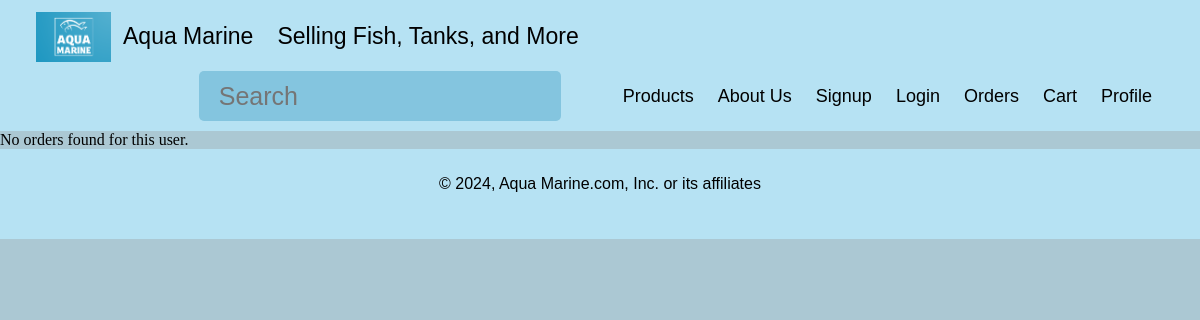
/Capstone/admin.php, run on an earlier commit of the app's database.
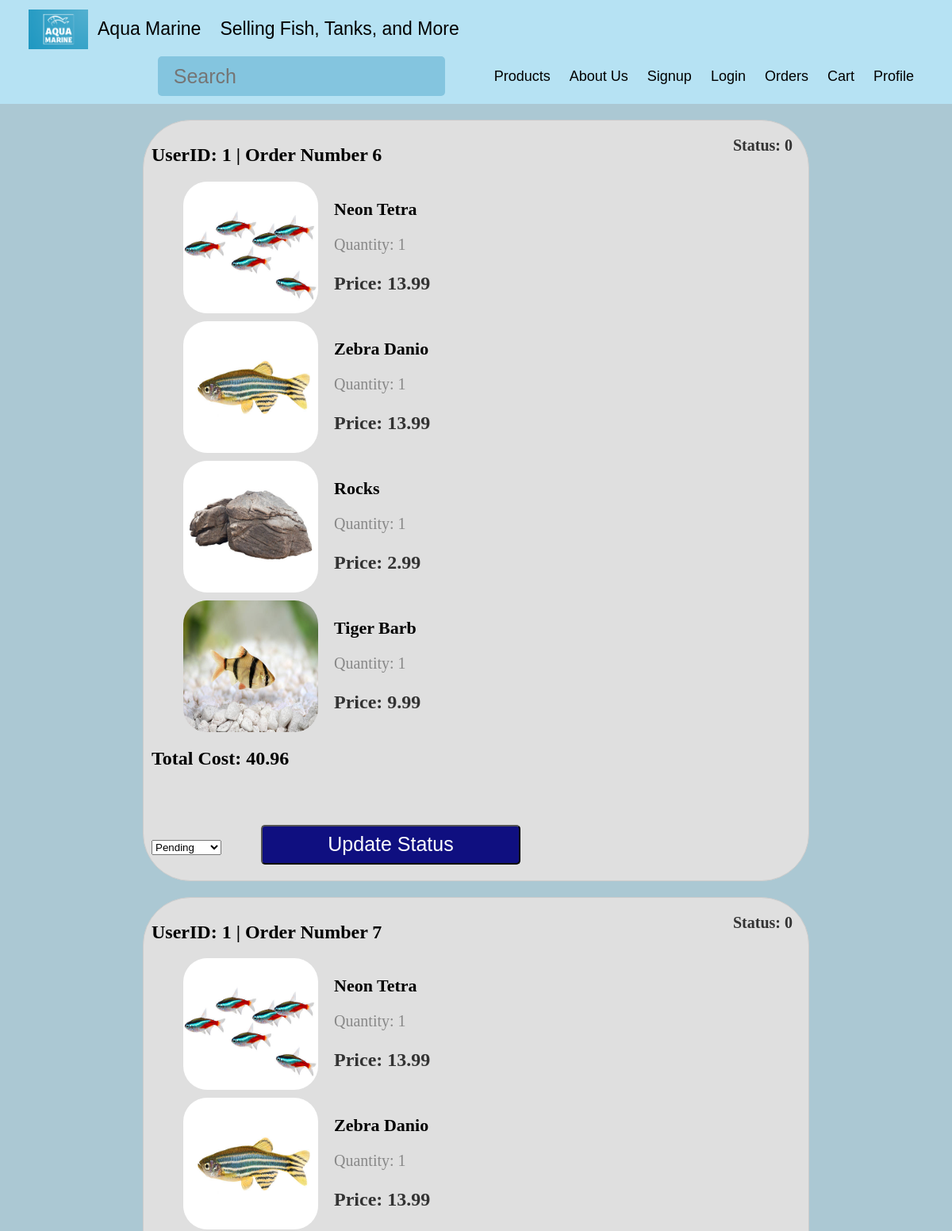
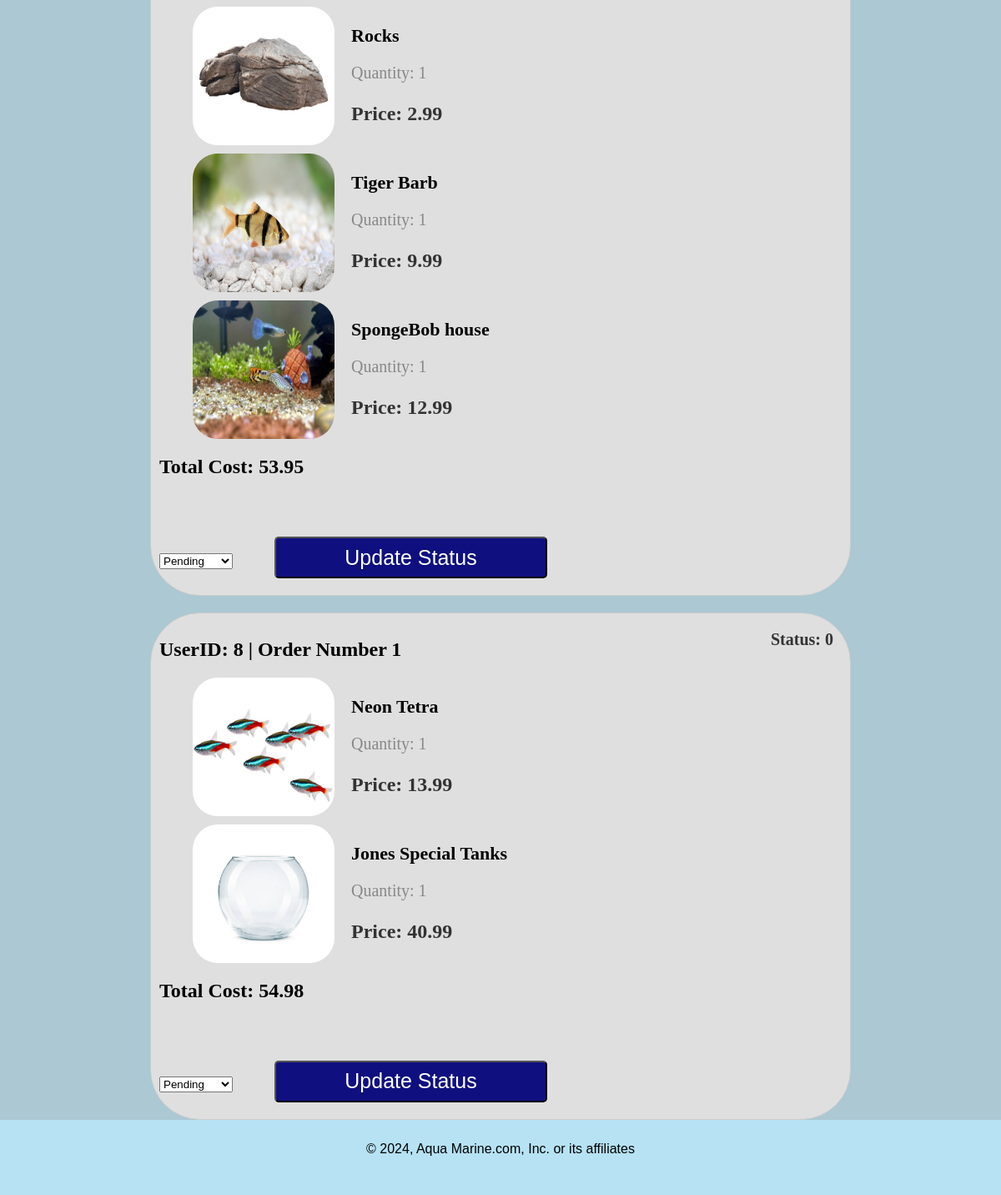
And on a later commit of the database (2 pictures, top to bottom).
### tables this page shows
CREATE TABLE `orders` (
  `Order_Id` int(11) NOT NULL,
  `Cart_Id` int(11) DEFAULT NULL,
  `Status` tinyint(4) DEFAULT NULL,
  `orderNumber` int(5) NOT NULL,
  `user_id` int(10) NOT NULL,
  `incart_product` int(10) NOT NULL,
  `Amount` int(10) NOT NULL,
  `productTable` varchar(30) NOT NULL
);

CREATE TABLE `fishs` (
  `Fishs_id` int(11) NOT NULL,
  `Name` varchar(45) DEFAULT NULL,
  `Cost` float DEFAULT NULL,
  `Fish_comment_id` int(11) DEFAULT NULL
);

CREATE TABLE `decorations` (
  `Decorations_Id` int(11) NOT NULL,
  `Name` varchar(45) DEFAULT NULL,
  `Cost` float DEFAULT NULL,
  `Decoration_comment_id` int(11) DEFAULT NULL
);

CREATE TABLE `tanks` (
  `Tanks_id` int(11) NOT NULL,
  `Name` varchar(45) DEFAULT NULL,
  `Length` int(11) DEFAULT NULL,
  `Width` int(11) DEFAULT NULL,
  `Height` int(11) DEFAULT NULL,
  `Measurement` varchar(45) NOT NULL,
  `Cost` float DEFAULT NULL,
  `Tanks_comment_id` int(11) DEFAULT NULL
);

### Capstone/admin.php (the view, shortened to what this page needs)
<!DOCTYPE html>
<html lang="en">
<head>
    <link rel="stylesheet" type="text/css" href="style.css"/>
    <?php
        $conn = OpenCon();
    ?>
</head>
    <header>
        <div class="header">
            <a href="index.php" class="logo navBarButton"><img src="./graphic/Logo.png" alt="Logo"></a>
            <div class="header-text">
                <a class="navBarButton">Aqua Marine</a>
                <a class="navBarButton">Selling Fish, Tanks, and More</a>
            </div>
            <div class="header-right">
                <form action="search.php" method="GET">
                    <input type="text" placeholder="Search" name="search" id="search">
                </form>
                <a href="products.php" class="navBarButton">Products</a>
                <a href="aboutus.php" class="navBarButton">About Us</a>
                <?php
                if(isset($_SESSION['Members_Id'])) {
                    echo '<a href="logout.php" class="navBarButton">Logout</a>';
                } else {
                    echo '<a href="signup.php" class="navBarButton">Signup</a>';
                    echo '<a href="login.php" class="navBarButton">Login</a>';
                }
                ?>
                <a href="orders.php" class="navBarButton">Orders</a>
                <?php
                if(isset($_SESSION['Members_Id'])) {
                    $membersID = $_SESSION['Members_Id'];
                    $cartCountQuery = "SELECT COUNT(*) AS cartCount FROM cart WHERE User_id = $membersID";
                    $cartCountResult = $conn->query($cartCountQuery);
                    if ($cartCountResult) {
                        $cartCountRow = $cartCountResult->fetch_assoc();
                        $cartCount = $cartCountRow['cartCount'];
                        echo "<a href='cart.php' class='navBarButton'>Cart";
                        if ($cartCount > 0) {
                            echo " ($cartCount)";
                        }
                        echo "</a>";
                    } else {
                        echo "Error retrieving cart count.";
                    }
                } else {
                    echo '<a href="cart.php" class="navBarButton">Cart</a>';
                }
                ?>
                <a href="profile.php" class="navBarButton">Profile</a>
            </div>
        </div>
    </header>
<body>
<?php
$sql = "SELECT * FROM orders";
$result = $conn->query($sql);
if ($result->num_rows > 0) {
    $currentOrderNumber = null;
    $totalCost = 0;
    while ($row = $result->fetch_assoc()) {
        $productTable = $row['productTable'];
        $productID = $row['incart_product'];
        $quantity = $row['Amount'];
        $orderNumber = $row['orderNumber'];
        $userid = $row['user_id'];
        $status = $row['Status'];
        if ($orderNumber !== $currentOrderNumber) {
            if ($currentOrderNumber !== null) {
                echo "<h2>Total Cost: $totalCost</h2>";
                echo "<form action='updateStatus.php' method='post'>";
                echo "<select name='status'>";
                echo "<option value='Pending'>Pending</option>";
                echo "</select>";
                echo "<input type='submit' name='submit' value='Update Status'>";
                echo "</form>";
                echo "</div>";
            }
            echo "<div class='order-container'>";
            echo "<h2 style='display: inline-block; margin-right: 10px;'>UserID: $userid | Order Number $orderNumber</h2>";
            echo "<span class='order-status'>Status: $status</span>";
            $currentOrderNumber = $orderNumber;
            $totalCost = 0;
        }
        $productDetailsSql = "SELECT * FROM $productTable WHERE ";
        if ($productTable === 'fishs') {
            $productDetailsSql .= "Fishs_id = $productID";
            $productDetailsResult = $conn->query($productDetailsSql);
            if ($productDetailsResult && $productDetailsResult->num_rows > 0) {
                $productDetails = $productDetailsResult->fetch_assoc();
                echo "<div class='order-item'>";
                echo "<img src='./graphic/fish/{$productDetails['Name']}.jpg' alt='fish' class='order-img'>";
                echo "<div class='order-item-details'>";
                echo "<p class='product-name'>{$productDetails['Name']}</p>";
                echo "<p class='product-quantity'>Quantity: $quantity</p>";
                echo "<p class='product-price'>Price: {$productDetails['Cost']}</p>";
                echo "</div>";
                echo "</div>";
                $totalCost += $productDetails['Cost'] * $quantity;
            } else {
                echo "<p>Product details not found.</p>";
            }
        }
        elseif ($productTable === 'decorations'){
            $productDetailsSql .= "Decorations_Id = $productID";
            $productDetailsResult = $conn->query($productDetailsSql);
            if ($productDetailsResult && $productDetailsResult->num_rows > 0) {
                $productDetails = $productDetailsResult->fetch_assoc();
                echo "<div class='order-item'>";
                echo "<img src='./graphic/accessories/{$productDetails['Name']}.jpg' alt='decor' class='order-img'>";
                echo "<div class='order-item-details'>";
                echo "<p class='product-name'>{$productDetails['Name']}</p>";
                echo "<p class='product-quantity'>Quantity: $quantity</p>";
                echo "<p class='product-price'>Price: {$productDetails['Cost']}</p>";
                echo "</div>";
                echo "</div>";
                $totalCost += $productDetails['Cost'] * $quantity;
            } else {
                echo "<p>Product details not found.</p>";
            }
        }
        elseif ($productTable === 'tanks'){
            $productDetailsSql .= "Tanks_id = $productID";
            $productDetailsResult = $conn->query($productDetailsSql);
            if ($productDetailsResult && $productDetailsResult->num_rows > 0) {
                $productDetails = $productDetailsResult->fetch_assoc();
                echo "<div class='order-item'>";
                echo "<img src='./graphic/tanks/{$productDetails['Name']}.jpg' alt='tank' class='order-img'>";
                echo "<div class='order-item-details'>";
                echo "<p class='product-name'>{$productDetails['Name']}</p>";
                echo "<p class='product-quantity'>Quantity: $quantity</p>";
                echo "<p class='product-price'>Price: {$productDetails['Cost']}</p>";
                echo "</div>";
                echo "</div>";
                $totalCost += $productDetails['Cost'] * $quantity;
            } else {
                echo "<p>Product details not found.</p>";
            }
        }
    }
    echo "<h2>Total Cost: $totalCost</h2>";
    echo "<form action='updateStatus.php' method='post'>";
    echo "<select name='status'>";
    echo "<option value='Pending'>Pending</option>";
    echo "</select>";
    echo "<input type='submit' name='submit' value='Update Status'>";
    echo "</form>";
    echo "</div>";
} else {
    echo "No orders found for this user.";
}
?>
</body>
    <footer>
        <div class="footer">
            <p>© 2024, Aqua Marine.com, Inc. or its affiliates</p>
        </div>
    </footer>
</html>

### Capstone/style.css (style rules this page uses)
* { box-sizing: border-box; }
body { margin: 0; background-color: rgb(171, 200, 211); }
input[name="submit" i] { width: 327px; height: 50px; margin: 50px 50px 10px 50px; border-radius: 5px; font-size: 25px; text-align: center; color: white; background-color: rgb(15, 15, 128); }
header { margin: 0; font-family: Arial, Helvetica, sans-serif; background-color: rgb(171, 200, 211); color: white; position: static; top: 0; }
.header { overflow: hidden; background-color: rgb(182, 226, 243); padding-left: 36px; padding-right: 36px; padding-top: 12px; }
.header img { width: 75px; height: 50px; }
.header a.navBarButton { float: left; color: black; text-align: center; padding: 12px; text-decoration: none; line-height: 25px; border-radius: 4px; }
.header a.logo { font-size: 25px; font-weight: bold; padding: 0 !important; }
input[name="search" i] { float: right; padding: 8px 20px; border-radius: 50px; color: black; background-color: rgb(132, 197, 223); border-color: white; margin-right: 30px; border: 0; }
.header-text { float: left; display: flex; align-items: center; font-size: 23px }
.header-right { float: right; display: flex; align-items: center; font-size: 18px; }
input[type=text] { height: 50px; margin: 10px 50px 10px 50px; padding-left: 20px; border-radius: 5px; font-size: 25px; }
footer { background-color: rgb(182, 226, 243); }
.footer { color: black; text-align: center; font-family: Arial, Helvetica, sans-serif; margin: 0; padding: 10px 0 30px; }
.order-container { margin-bottom: 20px; border: 1px solid #ccc; padding: 10px; background-color: rgb(223, 223, 223); width: 70%; height: auto; margin: auto; border-radius: 60px; margin-top: 20px; }
.order-item { display: flex; margin-bottom: 10px; margin-left: 40px; }
.order-status { float: right; font-weight: bold; color: #333; margin-top: 10px; margin-right: 10px; font-size: 20px; }
.order-item img { width: 170px; height: auto; margin-right: 20px; border-radius: 30px; }
.order-item-details { flex: 1; }
.product-name { font-weight: bold; margin-bottom: 5px; font-size: 22px; }
.product-quantity { color: #888; font-size: 20px; }
.product-price { color: #333; font-size: 24px; font-weight: bold; }

What changed in the data, as far as the page shows it:
added orders: user "1", orderNumber "6", Status "0", fishs.Name (picture), fishs.Name "Neon Tetra", Amount "1", fishs.Cost "13.99"
added orders: fishs.Name (picture), fishs.Name "Zebra Danio", Amount "1", fishs.Cost "13.99"
added orders: decorations.Name (picture), decorations.Name "Rocks", Amount "1", decorations.Cost "2.99"
added orders: fishs.Name (picture), fishs.Name "Tiger Barb", Amount "1", fishs.Cost "9.99"
added orders: totalCost "40.96", user "1", orderNumber "7", Status "0", fishs.Name (picture), fishs.Name "Neon Tetra", Amount "1", fishs.Cost "13.99"
added orders: fishs.Name (picture), fishs.Name "Zebra Danio", Amount "1", fishs.Cost "13.99"
added orders: decorations.Name (picture), decorations.Name "Rocks", Amount "1", decorations.Cost "2.99"
added orders: fishs.Name (picture), fishs.Name "Tiger Barb", Amount "1", fishs.Cost "9.99"
added orders: decorations.Name (picture), decorations.Name "SpongeBob house", Amount "1", decorations.Cost "12.99"
added orders: totalCost "53.95", user "8", orderNumber "1", Status "0", fishs.Name (picture), fishs.Name "Neon Tetra", Amount "1", fishs.Cost "13.99"
added orders: tanks.Name (picture), tanks.Name "Jones Special Tanks", Amount "1", tanks.Cost "40.99"
Also different on the page:
$totalCost: (not shown) → "54.98"
form field status: (not shown) → "Pending"
form field submit: (not shown) → "Update Status"
text no longer shown: "No orders found for this user."
text now shown: "Total Cost:"
